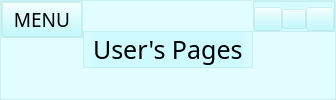
     <widget class="QFrame" name="header_frame">
      <property name="styleSheet">
       <string notr="true">background-color: rgba(175, 251, 255, 55);</string>
      </property>
      <property name="frameShape">
       <enum>QFrame::StyledPanel</enum>
      </property>
      <property name="frameShadow">
       <enum>QFrame::Raised</enum>
      </property>
      <layout class="QHBoxLayout" name="horizontalLayout">
       <property name="spacing">
        <number>0</number>
       </property>
       <property name="leftMargin">
        <number>0</number>
       </property>
       <property name="topMargin">
        <number>0</number>
       </property>
       <property name="rightMargin">
        <number>0</number>
       </property>
       <property name="bottomMargin">
        <number>0</number>
       </property>
       <item alignment="Qt::AlignLeft|Qt::AlignTop">
        <widget class="QFrame" name="menu_open_close_frame">
         <property name="frameShape">
          <enum>QFrame::StyledPanel</enum>
         </property>
         <property name="frameShadow">
          <enum>QFrame::Raised</enum>
         </property>
         <layout class="QVBoxLayout" name="verticalLayout_3">
          <property name="leftMargin">
           <number>0</number>
          </property>
          <property name="topMargin">
           <number>0</number>
          </property>
          <property name="rightMargin">
           <number>0</number>
          </property>
          <property name="bottomMargin">
           <number>0</number>
          </property>
          <item alignment="Qt::AlignTop">
           <widget class="QPushButton" name="menu_open_close_btn">
            <property name="font">
             <font>
              <family>MS PMincho</family>
              <pointsize>14</pointsize>
             </font>
            </property>
            <property name="cursor">
             <cursorShape>PointingHandCursor</cursorShape>
            </property>
            <property name="text">
             <string>MENU</string>
            </property>
            <property name="icon">
             <iconset resource="resource.qrc">
              <normaloff>:/icons/icons/align-left.svg</normaloff>:/icons/icons/align-left.svg</iconset>
            </property>
            <property name="iconSize">
             <size>
              <width>32</width>
              <height>32</height>
             </size>
            </property>
           </widget>
          </item>
         </layout>
        </widget>
       </item>
       <item alignment="Qt::AlignVCenter">
        <widget class="QFrame" name="name_frame">
         <property name="font">
          <font>
           <pointsize>12</pointsize>
          </font>
         </property>
         <property name="frameShape">
          <enum>QFrame::StyledPanel</enum>
         </property>
         <property name="frameShadow">
          <enum>QFrame::Raised</enum>
         </property>
         <layout class="QVBoxLayout" name="verticalLayout_2">
          <property name="topMargin">
           <number>0</number>
          </property>
          <property name="bottomMargin">
           <number>0</number>
          </property>
          <item alignment="Qt::AlignTop">
           <widget class="QLabel" name="label">
            <property name="font">
             <font>
              <family>MS PMincho</family>
              <pointsize>19</pointsize>
             </font>
            </property>
            <property name="text">
             <string>User's Pages</string>
            </property>
           </widget>
          </item>
         </layout>
        </widget>
       </item>
       <item alignment="Qt::AlignRight|Qt::AlignTop">
        <widget class="QFrame" name="components_frame">
         <property name="frameShape">
          <enum>QFrame::StyledPanel</enum>
         </property>
         <property name="frameShadow">
          <enum>QFrame::Raised</enum>
         </property>
         <layout class="QHBoxLayout" name="horizontalLayout_3">
          <property name="spacing">
           <number>0</number>
          </property>
          <property name="leftMargin">
           <number>0</number>
          </property>
          <property name="topMargin">
           <number>5</number>
          </property>
          <property name="rightMargin">
           <number>0</number>
          </property>
          <property name="bottomMargin">
           <number>0</number>
          </property>
          <item>
           <widget class="QPushButton" name="minimize_window_btn">
            <property name="maximumSize">
             <size>
              <width>28</width>
              <height>24</height>
             </size>
            </property>
            <property name="font">
             <font>
              <family>Music</family>
             </font>
            </property>
            <property name="cursor">
             <cursorShape>PointingHandCursor</cursorShape>
            </property>
            <property name="text">
             <string/>
            </property>
            <property name="icon">
             <iconset resource="resource.qrc">
              <normaloff>:/icons/icons/minus.svg</normaloff>:/icons/icons/minus.svg</iconset>
            </property>
            <property name="iconSize">
             <size>
              <width>24</width>
              <height>24</height>
             </size>
            </property>
            <property name="shortcut">
             <string>Esc</string>
            </property>
           </widget>
          </item>
          <item>
           <widget class="QPushButton" name="resize_window_btn">
            <property name="maximumSize">
             <size>
              <width>24</width>
              <height>20</height>
             </size>
            </property>
            <property name="font">
             <font>
              <family>Music</family>
             </font>
            </property>
            <property name="cursor">
             <cursorShape>PointingHandCursor</cursorShape>
            </property>
            <property name="text">
             <string/>
            </property>
            <property name="icon">
             <iconset resource="resource.qrc">
              <normaloff>:/icons/icons/maximize-2.svg</normaloff>:/icons/icons/maximize-2.svg</iconset>
            </property>
            <property name="iconSize">
             <size>
              <width>20</width>
              <height>20</height>
             </size>
            </property>
            <property name="shortcut">
             <string>Esc</string>
            </property>
           </widget>
          </item>
          <item>
           <widget class="QPushButton" name="close_window_btn">
            <property name="maximumSize">
             <size>
              <width>28</width>
              <height>24</height>
             </size>
            </property>
            <property name="font">
             <font>
              <family>Music</family>
             </font>
            </property>
            <property name="cursor">
             <cursorShape>PointingHandCursor</cursorShape>
            </property>
            <property name="text">
             <string/>
            </property>
            <property name="icon">
             <iconset resource="resource.qrc">
              <normaloff>:/icons/icons/x.svg</normaloff>:/icons/icons/x.svg</iconset>
            </property>
            <property name="iconSize">
             <size>
              <width>24</width>
              <height>24</height>
             </size>
            </property>
            <property name="shortcut">
             <string>Esc</string>
            </property>
           </widget>
          </item>
         </layout>
        </widget>
       </item>
      </layout>
     </widget>
